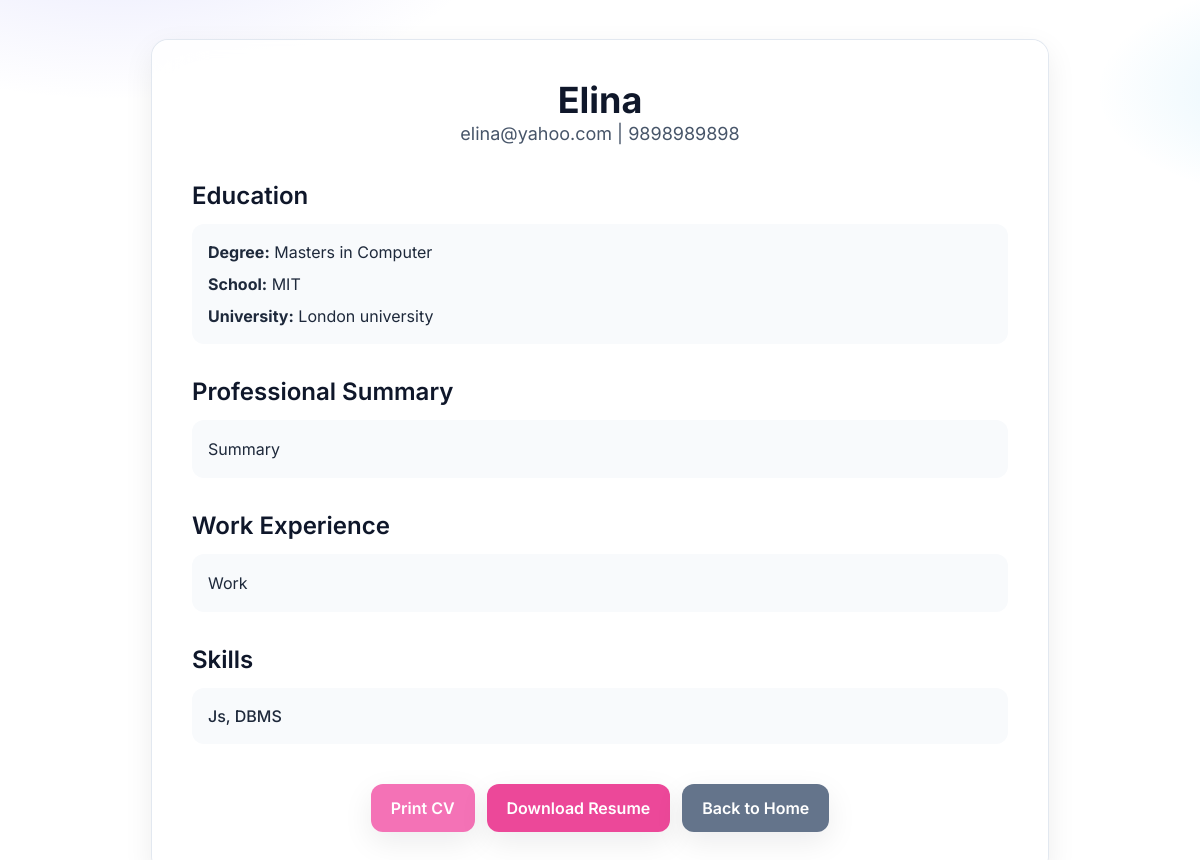
Page /2/ on the committed database.
### myapp/models.py (models this page shows)
class Profile(models.Model):
    name = models.CharField(max_length=50)
    email = models.CharField(max_length=100)
    phone = models.CharField(max_length=20)
    degree = models.CharField(max_length=100)
    school = models.CharField(max_length=50)
    university = models.CharField(max_length=100)
    summary = models.TextField(max_length=2000)
    previous_work = models.TextField(max_length=2000)
    skills = models.CharField(max_length=200)

### myapp/views.py (the view)
# urls.py: path('<int:id>/',views.resume,name='resume'),
def resume(request,id):
    user_profile = Profile.objects.get(id=id)
    return render(request,'myapp/modern-resume.html',{'user_profile':user_profile})

### myapp/templates/myapp/modern-resume.html (shortened to what this page needs)
<!DOCTYPE html>
<html lang="en">
  <head>
    <script src="https://cdn.tailwindcss.com"></script>
  </head>
  <body
    class="min-h-screen flex items-center justify-center px-4 py-10 text-slate-800"
  >
    <div
      class="bg-white/80 backdrop-blur-xl rounded-2xl shadow-soft ring-1 ring-slate-200 w-full max-w-4xl p-10"
    >
      <div class="text-center mb-8">
        <h1 class="text-4xl font-bold text-slate-900">
          {{ user_profile.name }}
        </h1>
        <p class="text-lg text-slate-600">
          {{ user_profile.email }} | {{ user_profile.phone }}
        </p>
      </div>
      <div class="space-y-8">
        <section>
          <h2 class="text-2xl font-semibold text-slate-900 mb-3">Education</h2>
          <div class="bg-slate-50 rounded-xl p-4 space-y-2">
            <p>
              <span class="font-bold">Degree:</span> {{ user_profile.degree }}
            </p>
            <p>
              <span class="font-bold">School:</span> {{ user_profile.school }}
            </p>
            <p>
              <span class="font-bold">University:</span>
              {{user_profile.university }}
            </p>
          </div>
        </section>
        <section>
          <h2 class="text-2xl font-semibold text-slate-900 mb-3">
            Professional Summary
          </h2>
          <p class="bg-slate-50 rounded-xl p-4 leading-relaxed">
            {{ user_profile.summary }}
          </p>
        </section>
        <section>
          <h2 class="text-2xl font-semibold text-slate-900 mb-3">
            Work Experience
          </h2>
          <p class="bg-slate-50 rounded-xl p-4 leading-relaxed">
            {{ user_profile.previous_work }}
          </p>
        </section>
        <section>
          <h2 class="text-2xl font-semibold text-slate-900 mb-3">Skills</h2>
          <p class="bg-slate-50 rounded-xl p-4 font-medium">
            {{ user_profile.skills }}
          </p>
        </section>
      </div>
      <div class="mt-10 flex flex-wrap justify-center gap-3 no-print">
        <button
          onclick="window.print()"
          class="inline-flex items-center gap-2 rounded-xl bg-pink-400 text-white font-semibold px-5 py-3 shadow-soft hover:bg-pink-700 transition"
        >
          Print CV
        </button>
        <a
          href="{% url 'download_resume' user_profile.id %}"
          class="inline-flex items-center gap-2 rounded-xl bg-pink-500 text-white font-semibold px-5 py-3 shadow-soft hover:bg-pink-700 transition"
        >
          Download Resume
        </a>
        <a
          href="{% url 'dashboard' %}"
          class="inline-flex items-center gap-2 rounded-xl bg-slate-500 text-white font-semibold px-5 py-3 shadow-soft hover:bg-slate-600 transition"
        >
          Back to Home
        </a>
      </div>
    </div>
  </body>
</html>

### myapp/templates/myapp/modern-resume.html (style rules this page uses)
body { background-image: radial-gradient( 60rem 30rem at 10% -10%, rgba(99, 102, 241, 0.15), transparent 40% ), radial-gradient( 40rem 20rem at 110% 10%, rgba(14, 165, 233, 0.12), transparent 35% ); }

### rows in the picture
Profile: name "Elina", email "elina@yahoo.com", phone "9898989898", degree "Masters in Computer", school "MIT", university "London university", summary "Summary", previous_work "Work", skills "Js, DBMS"
